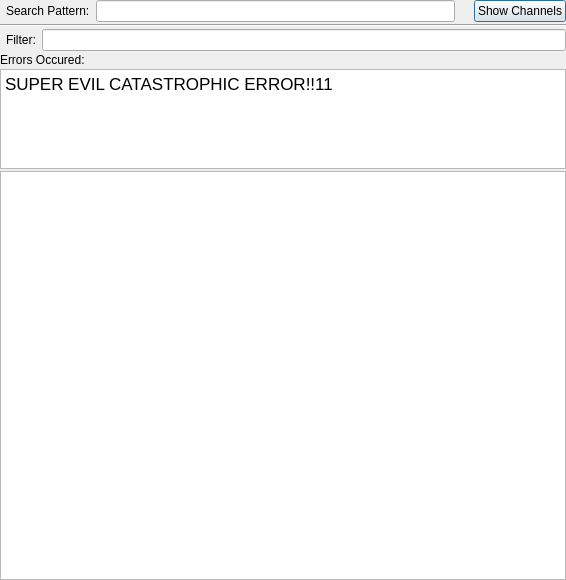
<ui version="4.0" >
 <class>ChannelListDlg</class>
 <widget class="QDialog" name="ChannelListDlg" >
  <property name="geometry" >
   <rect>
    <x>0</x>
    <y>0</y>
    <width>566</width>
    <height>580</height>
   </rect>
  </property>
  <property name="windowTitle" >
   <string>Channel List</string>
  </property>
  <property name="windowIcon" >
   <iconset>
    <normaloff>:/16x16/actions/oxygen/16x16/actions/format-list-unordered.png</normaloff>:/16x16/actions/oxygen/16x16/actions/format-list-unordered.png</iconset>
  </property>
  <layout class="QVBoxLayout" name="verticalLayout" >
   <property name="spacing" >
    <number>2</number>
   </property>
   <property name="margin" >
    <number>0</number>
   </property>
   <item>
    <layout class="QHBoxLayout" name="searchLayout" >
     <property name="spacing" >
      <number>6</number>
     </property>
     <property name="leftMargin" >
      <number>6</number>
     </property>
     <item>
      <widget class="QLabel" name="searchPatternLabel" >
       <property name="text" >
        <string>Search Pattern:</string>
       </property>
      </widget>
     </item>
     <item>
      <widget class="QLineEdit" name="channelNameLineEdit" />
     </item>
     <item>
      <widget class="ClickableLabel" name="advancedModeLabel" >
       <property name="toolTip" >
        <string>Toggle between simple and advanced mode.
Advanced mode allows to pass search strings to the IRC Server.</string>
       </property>
       <property name="text" >
        <string/>
       </property>
       <property name="pixmap" >
        <pixmap>:/22x22/actions/oxygen/22x22/actions/edit-clear-locationbar-rtl.png</pixmap>
       </property>
      </widget>
     </item>
     <item>
      <widget class="QPushButton" name="searchChannelsButton" >
       <property name="text" >
        <string>Show Channels</string>
       </property>
      </widget>
     </item>
    </layout>
   </item>
   <item>
    <widget class="Line" name="line" >
     <property name="orientation" >
      <enum>Qt::Horizontal</enum>
     </property>
    </widget>
   </item>
   <item>
    <layout class="QHBoxLayout" name="horizontalLayout_2" >
     <property name="spacing" >
      <number>6</number>
     </property>
     <property name="leftMargin" >
      <number>6</number>
     </property>
     <item>
      <widget class="QLabel" name="filterLabel" >
       <property name="text" >
        <string>Filter:</string>
       </property>
      </widget>
     </item>
     <item>
      <widget class="QLineEdit" name="filterLineEdit" />
     </item>
    </layout>
   </item>
   <item>
    <widget class="QLabel" name="errorLabel" >
     <property name="text" >
      <string>Errors Occured:</string>
     </property>
    </widget>
   </item>
   <item>
    <widget class="QTextEdit" name="errorTextEdit" >
     <property name="sizePolicy" >
      <sizepolicy vsizetype="Expanding" hsizetype="Expanding" >
       <horstretch>0</horstretch>
       <verstretch>0</verstretch>
      </sizepolicy>
     </property>
     <property name="minimumSize" >
      <size>
       <width>0</width>
       <height>0</height>
      </size>
     </property>
     <property name="maximumSize" >
      <size>
       <width>16777215</width>
       <height>100</height>
      </size>
     </property>
     <property name="acceptDrops" >
      <bool>false</bool>
     </property>
     <property name="undoRedoEnabled" >
      <bool>false</bool>
     </property>
     <property name="readOnly" >
      <bool>true</bool>
     </property>
     <property name="html" >
      <string>&lt;!DOCTYPE HTML PUBLIC "-//W3C//DTD HTML 4.0//EN" "http://www.w3.org/TR/REC-html40/strict.dtd">
&lt;html>&lt;head>&lt;meta name="qrichtext" content="1" />&lt;style type="text/css">
p, li { white-space: pre-wrap; }
&lt;/style>&lt;/head>&lt;body style=" font-family:'DejaVu Sans'; font-size:9pt; font-weight:400; font-style:normal;">
&lt;p style=" margin-top:0px; margin-bottom:0px; margin-left:0px; margin-right:0px; -qt-block-indent:0; text-indent:0px; font-family:'Lucida Grande'; font-size:13pt;">SUPER EVIL CATASTROPHIC ERROR!!11&lt;/p>
&lt;p style="-qt-paragraph-type:empty; margin-top:0px; margin-bottom:0px; margin-left:0px; margin-right:0px; -qt-block-indent:0; text-indent:0px; font-family:'Lucida Grande'; font-size:13pt;">&lt;/p>&lt;/body>&lt;/html></string>
     </property>
    </widget>
   </item>
   <item>
    <widget class="QTableView" name="channelListView" >
     <property name="sizePolicy" >
      <sizepolicy vsizetype="Expanding" hsizetype="Expanding" >
       <horstretch>0</horstretch>
       <verstretch>0</verstretch>
      </sizepolicy>
     </property>
    </widget>
   </item>
  </layout>
 </widget>
 <customwidgets>
  <customwidget>
   <class>ClickableLabel</class>
   <extends>QLabel</extends>
   <header location="global" >clickablelabel.h</header>
  </customwidget>
 </customwidgets>
 <resources/>
 <connections/>
</ui>
